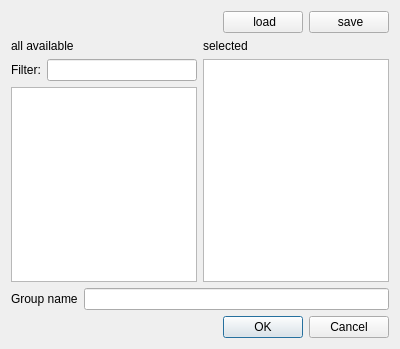
<?xml version="1.0" encoding="UTF-8"?>
<ui version="4.0">
 <class>AddGroupDialog</class>
 <widget class="QDialog" name="AddGroupDialog">
  <property name="geometry">
   <rect>
    <x>0</x>
    <y>0</y>
    <width>400</width>
    <height>349</height>
   </rect>
  </property>
  <property name="windowTitle">
   <string>Dialog</string>
  </property>
  <layout class="QVBoxLayout" name="verticalLayout_3">
   <item>
    <layout class="QHBoxLayout" name="horizontalLayout_4">
     <item>
      <spacer name="horizontalSpacer">
       <property name="orientation">
        <enum>Qt::Horizontal</enum>
       </property>
       <property name="sizeHint" stdset="0">
        <size>
         <width>40</width>
         <height>20</height>
        </size>
       </property>
      </spacer>
     </item>
     <item>
      <widget class="QPushButton" name="pushButton_2">
       <property name="text">
        <string> load</string>
       </property>
       <property name="icon">
        <iconset resource="myresources.qrc">
         <normaloff>:/icons/icons/folder-open-5.png</normaloff>:/icons/icons/folder-open-5.png</iconset>
       </property>
      </widget>
     </item>
     <item>
      <widget class="QPushButton" name="pushButton">
       <property name="text">
        <string> save</string>
       </property>
       <property name="icon">
        <iconset resource="myresources.qrc">
         <normaloff>:/icons/icons/document-export.png</normaloff>:/icons/icons/document-export.png</iconset>
       </property>
      </widget>
     </item>
    </layout>
   </item>
   <item>
    <layout class="QHBoxLayout" name="horizontalLayout_2">
     <item>
      <layout class="QVBoxLayout" name="verticalLayout">
       <item>
        <widget class="QLabel" name="label">
         <property name="text">
          <string>all available</string>
         </property>
        </widget>
       </item>
       <item>
        <layout class="QHBoxLayout" name="horizontalLayout">
         <item>
          <widget class="QLabel" name="label_4">
           <property name="text">
            <string>Filter:</string>
           </property>
          </widget>
         </item>
         <item>
          <widget class="QLineEdit" name="lineEdit_allStationsFilter"/>
         </item>
        </layout>
       </item>
       <item>
        <widget class="QListView" name="listView_all">
         <property name="editTriggers">
          <set>QAbstractItemView::NoEditTriggers</set>
         </property>
        </widget>
       </item>
      </layout>
     </item>
     <item>
      <layout class="QVBoxLayout" name="verticalLayout_2">
       <item>
        <widget class="QLabel" name="label_2">
         <property name="text">
          <string>selected</string>
         </property>
        </widget>
       </item>
       <item>
        <widget class="QListWidget" name="listWidget_selected">
         <property name="editTriggers">
          <set>QAbstractItemView::NoEditTriggers</set>
         </property>
        </widget>
       </item>
      </layout>
     </item>
    </layout>
   </item>
   <item>
    <layout class="QHBoxLayout" name="horizontalLayout_3">
     <item>
      <widget class="QLabel" name="label_3">
       <property name="text">
        <string>Group name</string>
       </property>
      </widget>
     </item>
     <item>
      <widget class="QLineEdit" name="lineEdit_groupName"/>
     </item>
    </layout>
   </item>
   <item>
    <widget class="QDialogButtonBox" name="buttonBox">
     <property name="standardButtons">
      <set>QDialogButtonBox::Cancel|QDialogButtonBox::Ok</set>
     </property>
    </widget>
   </item>
  </layout>
 </widget>
 <resources>
  <include location="myresources.qrc"/>
 </resources>
 <connections>
  <connection>
   <sender>buttonBox</sender>
   <signal>rejected()</signal>
   <receiver>AddGroupDialog</receiver>
   <slot>reject()</slot>
   <hints>
    <hint type="sourcelabel">
     <x>322</x>
     <y>331</y>
    </hint>
    <hint type="destinationlabel">
     <x>330</x>
     <y>313</y>
    </hint>
   </hints>
  </connection>
 </connections>
</ui>
